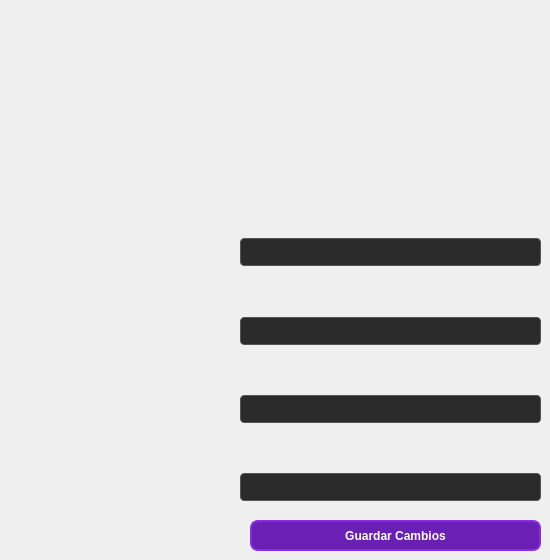
        <widget class="QWidget" name="tab_16">
         <attribute name="title">
          <string>Editar Perfil</string>
         </attribute>
         <widget class="QPushButton" name="btnGuardarCambios">
          <property name="geometry">
           <rect>
            <x>250</x>
            <y>520</y>
            <width>291</width>
            <height>31</height>
           </rect>
          </property>
          <property name="styleSheet">
           <string notr="true">QPushButton {
    background-color: #6A1FB5;
    color: white;
    border: 2px solid #8A2BE2;
    border-radius: 8px;
    padding: 8px 14px;
    font-weight: bold;
}

QPushButton:hover {
    background-color: #FF8C00;
    border: 2px solid #FF9800;
    color: white;
}

QPushButton:pressed {
    background-color: #E67600;
    border: 2px solid #E67600;
}

QPushButton:disabled {
    background-color: #4A4A4A;
    color: #A0A0A0;
    border: 2px solid #666666;
}</string>
          </property>
          <property name="text">
           <string>Guardar Cambios</string>
          </property>
         </widget>
         <widget class="QLabel" name="label_44">
          <property name="geometry">
           <rect>
            <x>310</x>
            <y>20</y>
            <width>181</width>
            <height>161</height>
           </rect>
          </property>
          <property name="text">
           <string/>
          </property>
          <property name="pixmap">
           <pixmap resource="images.qrc">:/imgEditProfile.png</pixmap>
          </property>
          <property name="scaledContents">
           <bool>true</bool>
          </property>
         </widget>
         <widget class="QWidget" name="verticalLayoutWidget_2">
          <property name="geometry">
           <rect>
            <x>240</x>
            <y>200</y>
            <width>301</width>
            <height>301</height>
           </rect>
          </property>
          <layout class="QVBoxLayout" name="verticalLayout_3">
           <property name="spacing">
            <number>12</number>
           </property>
           <item>
            <layout class="QVBoxLayout" name="verticalLayout_4">
             <property name="spacing">
              <number>4</number>
             </property>
             <item>
              <widget class="QLabel" name="label_54">
               <property name="styleSheet">
                <string notr="true">QLabel {
    color: #f0f0f0; /* Un blanco/gris muy claro para no cansar la vista */
    font-family: &quot;Segoe UI&quot;, Helvetica, Arial, sans-serif; /* Tipografía moderna y limpia */
    font-size: 13px; /* Tamaño estándar legible */
    background-color: transparent; /* Transparente para que se vea tu fondo oscuro */
    border: none;
}</string>
               </property>
               <property name="text">
                <string>Nombre:</string>
               </property>
              </widget>
             </item>
             <item>
              <widget class="QLineEdit" name="txtEditNombre">
               <property name="styleSheet">
                <string notr="true">QLineEdit {
    background-color: #2b2b2b;
    color: white;
    border: 1px solid #555555;
    border-radius: 4px;
    padding: 5px;
}

/* Efecto cuando haces clic para escribir adentro */
QLineEdit:focus {
    border: 1px solid #0984e3; /* El borde se pone azul para indicar que está activo */
    background-color: #333333; /* El fondo se aclara un poco */
}</string>
               </property>
              </widget>
             </item>
            </layout>
           </item>
           <item>
            <layout class="QVBoxLayout" name="verticalLayout_5">
             <property name="spacing">
              <number>4</number>
             </property>
             <item>
              <widget class="QLabel" name="label_71">
               <property name="styleSheet">
                <string notr="true">QLabel {
    color: #f0f0f0; /* Un blanco/gris muy claro para no cansar la vista */
    font-family: &quot;Segoe UI&quot;, Helvetica, Arial, sans-serif; /* Tipografía moderna y limpia */
    font-size: 13px; /* Tamaño estándar legible */
    background-color: transparent; /* Transparente para que se vea tu fondo oscuro */
    border: none;
}</string>
               </property>
               <property name="text">
                <string>Correo Electronico:</string>
               </property>
              </widget>
             </item>
             <item>
              <widget class="QLineEdit" name="txtEditCorreo">
               <property name="styleSheet">
                <string notr="true">QLineEdit {
    background-color: #2b2b2b;
    color: white;
    border: 1px solid #555555;
    border-radius: 4px;
    padding: 5px;
}

/* Efecto cuando haces clic para escribir adentro */
QLineEdit:focus {
    border: 1px solid #0984e3; /* El borde se pone azul para indicar que está activo */
    background-color: #333333; /* El fondo se aclara un poco */
}</string>
               </property>
              </widget>
             </item>
            </layout>
           </item>
           <item>
            <layout class="QVBoxLayout" name="verticalLayout_6">
             <property name="spacing">
              <number>4</number>
             </property>
             <item>
              <widget class="QLabel" name="label_70">
               <property name="styleSheet">
                <string notr="true">QLabel {
    color: #f0f0f0; /* Un blanco/gris muy claro para no cansar la vista */
    font-family: &quot;Segoe UI&quot;, Helvetica, Arial, sans-serif; /* Tipografía moderna y limpia */
    font-size: 13px; /* Tamaño estándar legible */
    background-color: transparent; /* Transparente para que se vea tu fondo oscuro */
    border: none;
}</string>
               </property>
               <property name="text">
                <string>Número de Teléfono:</string>
               </property>
              </widget>
             </item>
             <item>
              <widget class="QLineEdit" name="txtEditTelefono">
               <property name="styleSheet">
                <string notr="true">QLineEdit {
    background-color: #2b2b2b;
    color: white;
    border: 1px solid #555555;
    border-radius: 4px;
    padding: 5px;
}

/* Efecto cuando haces clic para escribir adentro */
QLineEdit:focus {
    border: 1px solid #0984e3; /* El borde se pone azul para indicar que está activo */
    background-color: #333333; /* El fondo se aclara un poco */
}</string>
               </property>
              </widget>
             </item>
            </layout>
           </item>
           <item>
            <layout class="QVBoxLayout" name="verticalLayout_8">
             <property name="spacing">
              <number>4</number>
             </property>
             <item>
              <widget class="QLabel" name="label_72">
               <property name="styleSheet">
                <string notr="true">QLabel {
    color: #f0f0f0; /* Un blanco/gris muy claro para no cansar la vista */
    font-family: &quot;Segoe UI&quot;, Helvetica, Arial, sans-serif; /* Tipografía moderna y limpia */
    font-size: 13px; /* Tamaño estándar legible */
    background-color: transparent; /* Transparente para que se vea tu fondo oscuro */
    border: none;
}</string>
               </property>
               <property name="text">
                <string>Contraseña:</string>
               </property>
              </widget>
             </item>
             <item>
              <widget class="QLineEdit" name="txtEditContrasena">
               <property name="styleSheet">
                <string notr="true">QLineEdit {
    background-color: #2b2b2b;
    color: white;
    border: 1px solid #555555;
    border-radius: 4px;
    padding: 5px;
}

/* Efecto cuando haces clic para escribir adentro */
QLineEdit:focus {
    border: 1px solid #0984e3; /* El borde se pone azul para indicar que está activo */
    background-color: #333333; /* El fondo se aclara un poco */
}</string>
               </property>
               <property name="echoMode">
                <enum>QLineEdit::EchoMode::Password</enum>
               </property>
              </widget>
             </item>
            </layout>
           </item>
          </layout>
         </widget>
        </widget>
